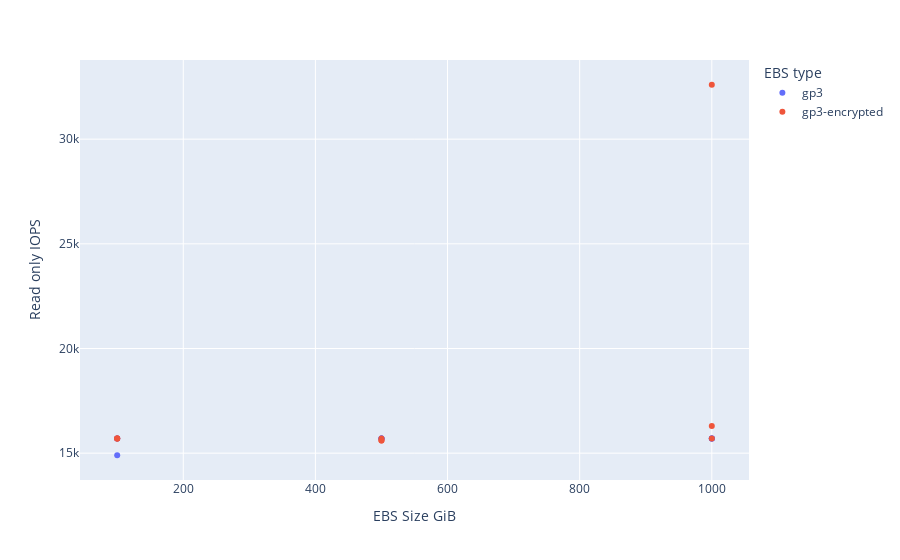
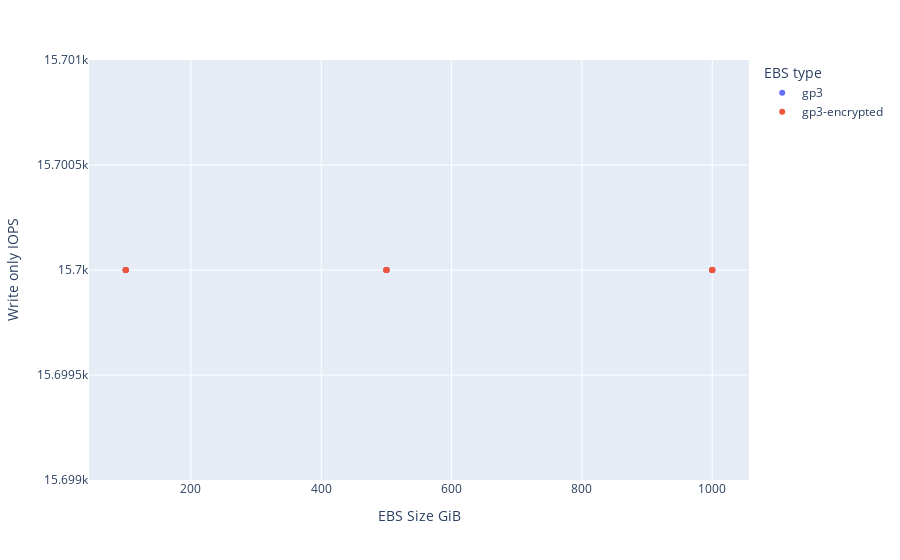
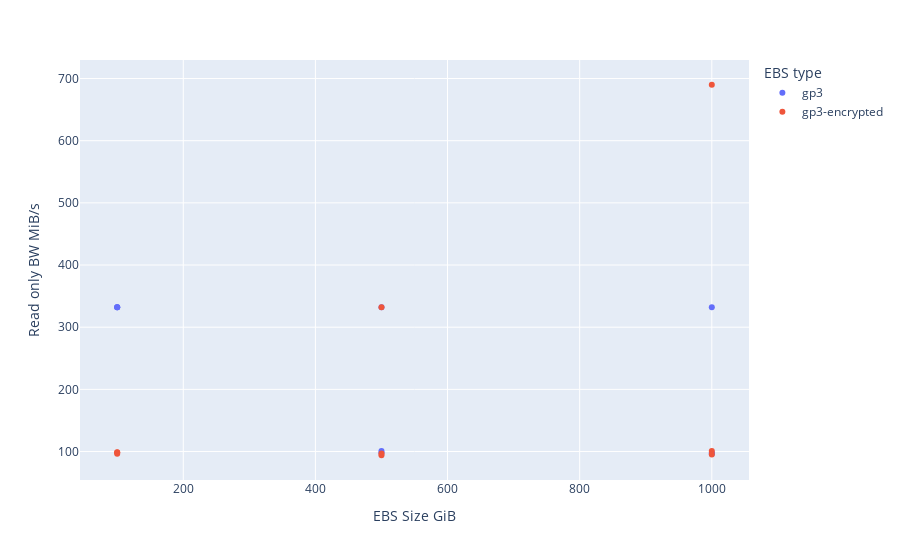
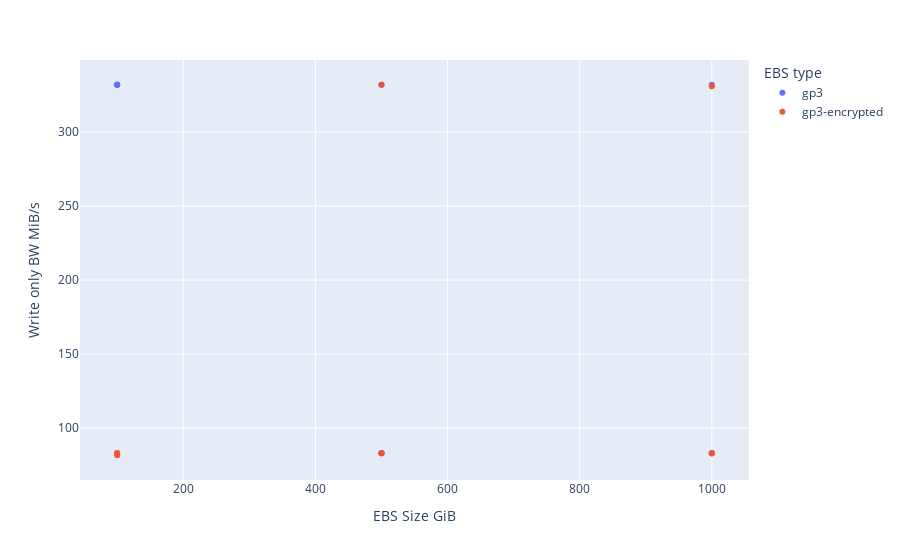

Notebook cell for these charts, in order:
### Code cell
# Compare gp3 and gp3-encrypted

gp3 = df[df['EBS type'].isin(('gp3','gp3-encrypted'))]

for column in gp3.columns.T:
    if column not in ['EBS Size GiB', 'File Size GiB', 'EBS type']:
        graph = plotly.express.scatter(
            gp3, x='EBS Size GiB', y=column, # size='File Size GiB',
                      color='EBS type'
        )
        graph.show()

### Figure 1 — Plotly figure (JSON) as saved in the notebook; plotly's stock layout.template omitted (floating-point values rounded to 4 significant figures)
{"data": [{"hovertemplate": "EBS type=gp3<br>EBS Size GiB=%{x}<br>Read only IOPS=%{y}<extra></extra>", "legendgroup": "gp3", "marker": {"color": "#636efa", "symbol": "circle"}, "mode": "markers", "name": "gp3", "orientation": "v", "showlegend": true, "type": "scatter", "x": [100, 100, 100, 500, 500, 500, 1000, 1000, 1000], "xaxis": "x", "y": [15700.0, 15700.0, 14900.0, 15700.0, 15700.0, 15700.0, 15700.0, 15700.0, 15700.0], "yaxis": "y"}, {"hovertemplate": "EBS type=gp3-encrypted<br>EBS Size GiB=%{x}<br>Read only IOPS=%{y}<extra></extra>", "legendgroup": "gp3-encrypted", "marker": {"color": "#EF553B", "symbol": "circle"}, "mode": "markers", "name": "gp3-encrypted", "orientation": "v", "showlegend": true, "type": "scatter", "x": [100, 100, 100, 500, 500, 500, 1000, 1000, 1000], "xaxis": "x", "y": [15700.0, 15700.0, 15700.0, 15700.0, 15600.0, 15600.0, 32600.0, 16300.0, 15700.0], "yaxis": "y"}], "layout": {"legend": {"title": {"text": "EBS type"}, "tracegroupgap": 0}, "margin": {"t": 60}, "xaxis": {"anchor": "y", "domain": [0.0, 1.0], "title": {"text": "EBS Size GiB"}}, "yaxis": {"anchor": "x", "domain": [0.0, 1.0], "title": {"text": "Read only IOPS"}}}}

### Figure 2 — Plotly figure (JSON) as saved in the notebook; plotly's stock layout.template omitted (floating-point values rounded to 4 significant figures)
{"data": [{"hovertemplate": "EBS type=gp3<br>EBS Size GiB=%{x}<br>Write only IOPS=%{y}<extra></extra>", "legendgroup": "gp3", "marker": {"color": "#636efa", "symbol": "circle"}, "mode": "markers", "name": "gp3", "orientation": "v", "showlegend": true, "type": "scatter", "x": [100, 100, 100, 500, 500, 500, 1000, 1000, 1000], "xaxis": "x", "y": [15700.0, 15700.0, 15700.0, 15700.0, 15700.0, 15700.0, 15700.0, 15700.0, 15700.0], "yaxis": "y"}, {"hovertemplate": "EBS type=gp3-encrypted<br>EBS Size GiB=%{x}<br>Write only IOPS=%{y}<extra></extra>", "legendgroup": "gp3-encrypted", "marker": {"color": "#EF553B", "symbol": "circle"}, "mode": "markers", "name": "gp3-encrypted", "orientation": "v", "showlegend": true, "type": "scatter", "x": [100, 100, 100, 500, 500, 500, 1000, 1000, 1000], "xaxis": "x", "y": [15700.0, 15700.0, 15700.0, 15700.0, 15700.0, 15700.0, 15700.0, 15700.0, 15700.0], "yaxis": "y"}], "layout": {"legend": {"title": {"text": "EBS type"}, "tracegroupgap": 0}, "margin": {"t": 60}, "xaxis": {"anchor": "y", "domain": [0.0, 1.0], "title": {"text": "EBS Size GiB"}}, "yaxis": {"anchor": "x", "domain": [0.0, 1.0], "title": {"text": "Write only IOPS"}}}}

### Figure 3 — Plotly figure (JSON) as saved in the notebook; plotly's stock layout.template omitted (floating-point values rounded to 4 significant figures)
{"data": [{"hovertemplate": "EBS type=gp3<br>EBS Size GiB=%{x}<br>Read only BW MiB/s=%{y}<extra></extra>", "legendgroup": "gp3", "marker": {"color": "#636efa", "symbol": "circle"}, "mode": "markers", "name": "gp3", "orientation": "v", "showlegend": true, "type": "scatter", "x": [100, 100, 100, 500, 500, 500, 1000, 1000, 1000], "xaxis": "x", "y": [332.0, 332.0, 332.0, 98.1, 332.0, 101.0, 332.0, 98.2, 96.6], "yaxis": "y"}, {"hovertemplate": "EBS type=gp3-encrypted<br>EBS Size GiB=%{x}<br>Read only BW MiB/s=%{y}<extra></extra>", "legendgroup": "gp3-encrypted", "marker": {"color": "#EF553B", "symbol": "circle"}, "mode": "markers", "name": "gp3-encrypted", "orientation": "v", "showlegend": true, "type": "scatter", "x": [100, 100, 100, 500, 500, 500, 1000, 1000, 1000], "xaxis": "x", "y": [98.9, 98.6, 96.4, 97.0, 332.0, 94.0, 690.0, 101.0, 95.3], "yaxis": "y"}], "layout": {"legend": {"title": {"text": "EBS type"}, "tracegroupgap": 0}, "margin": {"t": 60}, "xaxis": {"anchor": "y", "domain": [0.0, 1.0], "title": {"text": "EBS Size GiB"}}, "yaxis": {"anchor": "x", "domain": [0.0, 1.0], "title": {"text": "Read only BW MiB/s"}}}}

### Figure 4 — Plotly figure (JSON) as saved in the notebook; plotly's stock layout.template omitted (floating-point values rounded to 4 significant figures)
{"data": [{"hovertemplate": "EBS type=gp3<br>EBS Size GiB=%{x}<br>Write only BW MiB/s=%{y}<extra></extra>", "legendgroup": "gp3", "marker": {"color": "#636efa", "symbol": "circle"}, "mode": "markers", "name": "gp3", "orientation": "v", "showlegend": true, "type": "scatter", "x": [100, 100, 100, 500, 500, 500, 1000, 1000, 1000], "xaxis": "x", "y": [332.0, 332.0, 332.0, 83.1, 332.0, 83.2, 332.0, 83.1, 83.2], "yaxis": "y"}, {"hovertemplate": "EBS type=gp3-encrypted<br>EBS Size GiB=%{x}<br>Write only BW MiB/s=%{y}<extra></extra>", "legendgroup": "gp3-encrypted", "marker": {"color": "#EF553B", "symbol": "circle"}, "mode": "markers", "name": "gp3-encrypted", "orientation": "v", "showlegend": true, "type": "scatter", "x": [100, 100, 100, 500, 500, 500, 1000, 1000, 1000], "xaxis": "x", "y": [83.1, 81.7, 83.2, 83.1, 332.0, 83.1, 331.0, 82.9, 83.1], "yaxis": "y"}], "layout": {"legend": {"title": {"text": "EBS type"}, "tracegroupgap": 0}, "margin": {"t": 60}, "xaxis": {"anchor": "y", "domain": [0.0, 1.0], "title": {"text": "EBS Size GiB"}}, "yaxis": {"anchor": "x", "domain": [0.0, 1.0], "title": {"text": "Write only BW MiB/s"}}}}
